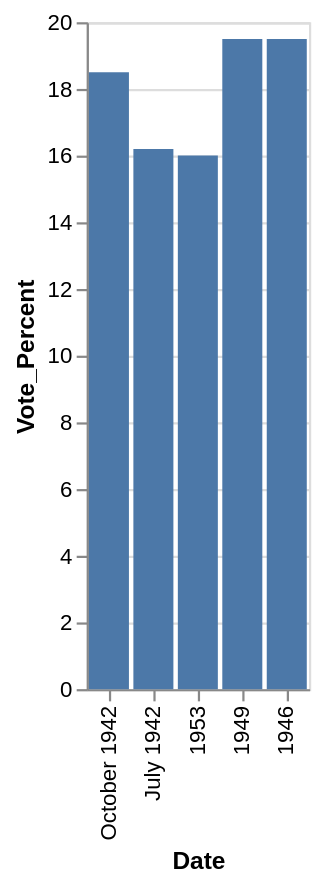

The specification (Vega-Lite) saved for this image:
### Vega-Lite specification from a JSON file in a GitHub repository (floating-point values rounded to 4 significant figures)
{"data": {"values": [{"x_data": "October 1942", "y_data": 18.5}, {"x_data": "July 1942", "y_data": 16.2}, {"x_data": "1953", "y_data": 16}, {"x_data": "1949", "y_data": 19.5}, {"x_data": "1946", "y_data": 19.5}]}, "mark": "bar", "encoding": {"x": {"field": "x_data", "type": "nominal", "title": "Date", "sort": "descending"}, "y": {"field": "y_data", "type": "quantitative", "title": "Vote_Percent"}}}
